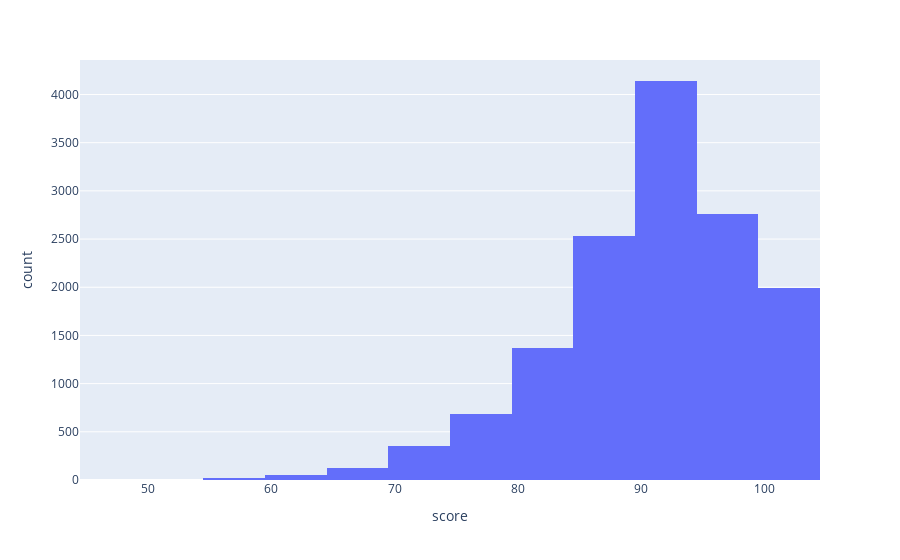

Notebook code for this chart:
### Markdown cell above
The figure above has a bin size of 1.

Often, when plotting a histogram, we bin observations into wider bins. Try generating a histogram with 20 bins.

The documentation you'll need can be found at [https://plotly.com/python/histograms/](https://plotly.com/python/histograms/).

This plot will not be graded.

### Code cell
import plotly.express as px
px.histogram(ins, x='score', nbins=20)

### Figure 1 — Plotly figure (JSON) as saved in the notebook; plotly's stock layout.template omitted (floating-point values rounded to 4 significant figures; data arrays with more than 128 entries replaced by an {"elided": "..."} marker saying what was removed)
{"data": [{"alignmentgroup": "True", "bingroup": "x", "hovertemplate": "score=%{x}<br>count=%{y}<extra></extra>", "legendgroup": "", "marker": {"color": "#636efa", "pattern": {"shape": ""}}, "name": "", "nbinsx": 20, "offsetgroup": "", "orientation": "v", "showlegend": false, "type": "histogram", "x": {"elided": "14031 int values"}, "xaxis": "x", "yaxis": "y"}], "layout": {"barmode": "relative", "legend": {"tracegroupgap": 0}, "margin": {"t": 60}, "xaxis": {"anchor": "y", "domain": [0, 1], "title": {"text": "score"}}, "yaxis": {"anchor": "x", "domain": [0, 1], "title": {"text": "count"}}}}
